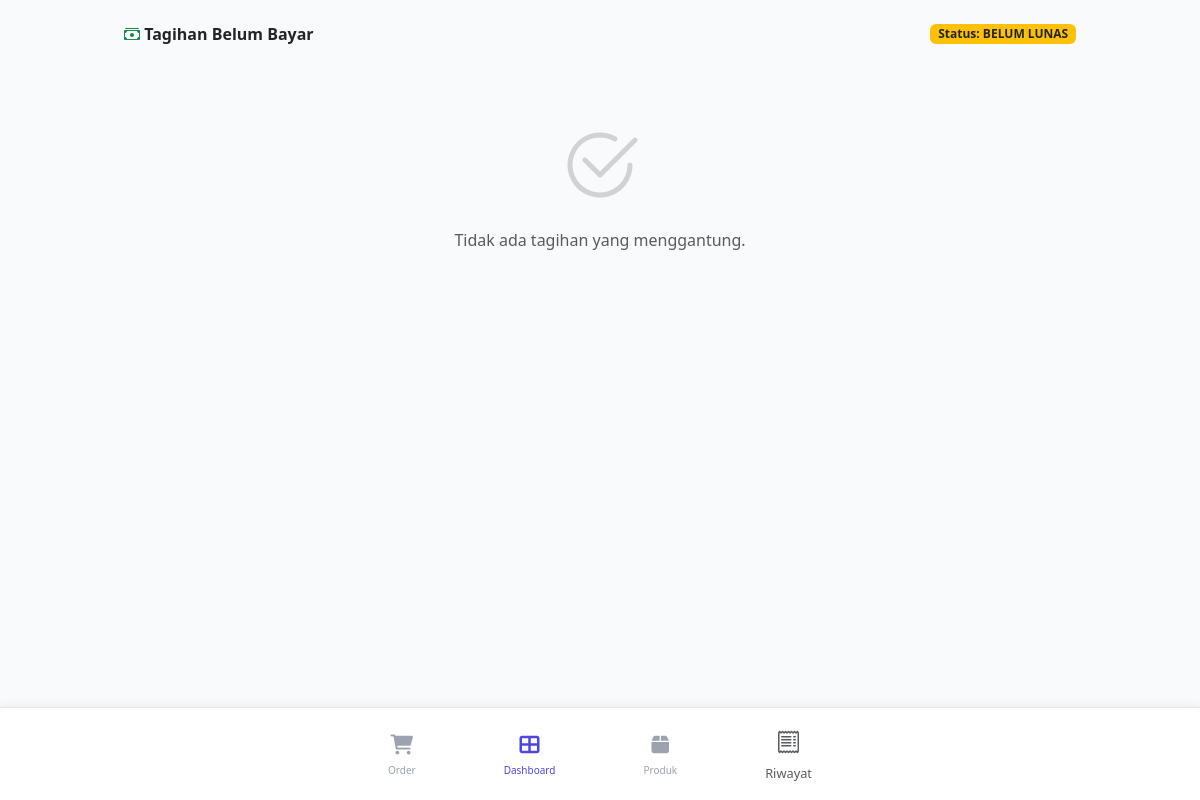
Page /penjualan/tagihan (signed in) on the earlier database version.
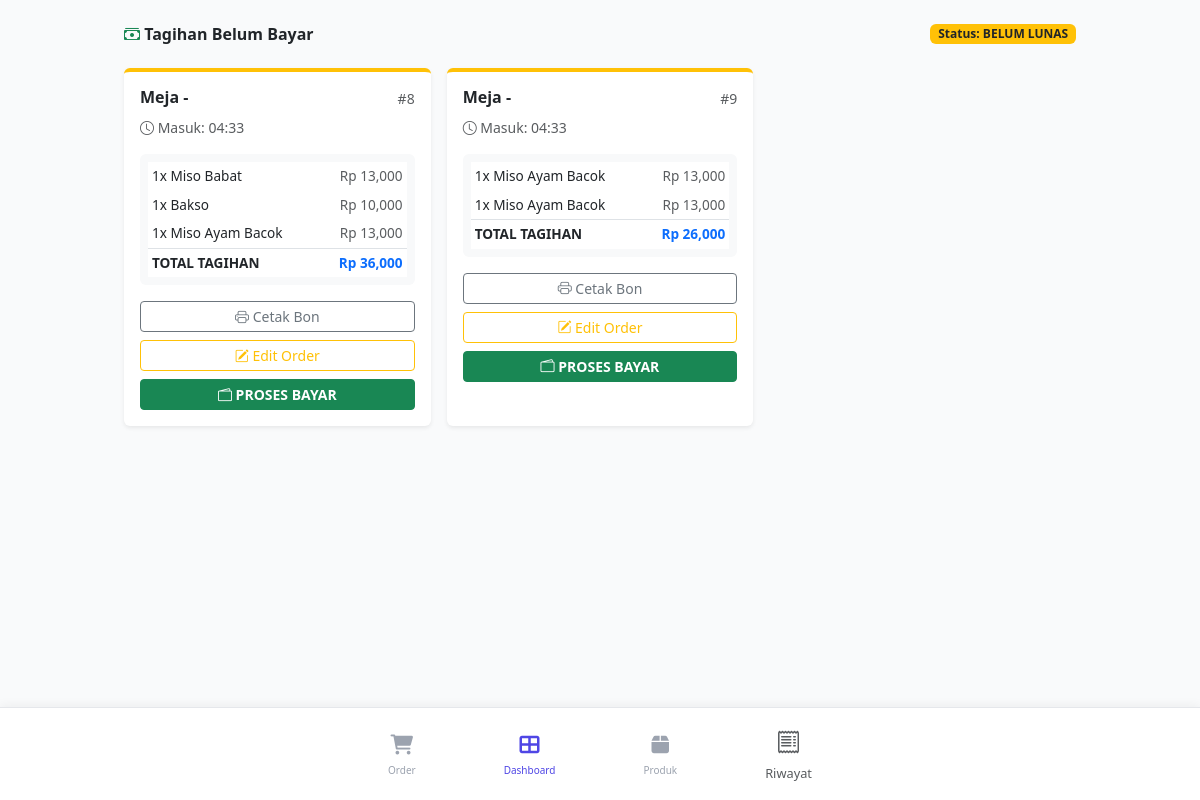
Same page on the later database version.
### models/penjualan.py (models this page shows, shortened)
class Penjualan(db.Model):
    __tablename__ = 'penjualan'
    id = db.Column(db.Integer, primary_key=True)
    tanggal = db.Column(db.DateTime, default=datetime.now)
    total_bayar = db.Column(db.Integer, nullable=False, default=0)
    bayar = db.Column(db.Integer, default=0) # Untuk mencatat uang tunai yang diterima
    kembalian = db.Column(db.Integer, default=0)
    user_id = db.Column(db.Integer, db.ForeignKey('users.id'), nullable=False)
    customer_id = db.Column(db.Integer, db.ForeignKey('customer.id'), nullable=True)
    meja_id = db.Column(db.Integer, db.ForeignKey('meja.id'), nullable=True) # Kaitan ke meja
    tipe_pesanan = db.Column(db.String(20)) # 'Take Away', 'Dine In', 'Reservasi'
    status = db.Column(db.String(20), default='Pending')# Lunas, Pending, dll
    user = db.relationship('User', backref='penjualan_user')
    customer = db.relationship('Customer', backref='penjualan_list')
    items = db.relationship('PenjualanDetail', backref='penjualan', lazy=True, cascade="all, delete-orphan")

### models/penjualan_detail.py (models this page shows, shortened)
class PenjualanDetail(db.Model):
    __tablename__ = 'penjualan_detail'
    id = db.Column(db.Integer, primary_key=True)
    penjualan_id = db.Column(db.Integer, db.ForeignKey('penjualan.id'), nullable=False)
    produk_id = db.Column(db.Integer, db.ForeignKey('produk.id'), nullable=False)
    qty = db.Column(db.Integer, nullable=False)
    harga_satuan = db.Column(db.Integer, nullable=False)
    varian = db.Column(db.String(50), nullable=True)
    is_ready = db.Column(db.Boolean, default=False) # Tambahkan ini
    @property
    def subtotal(self):
        return self.qty * self.harga_satuan

### models/produk_model.py (models this page shows, shortened)
class Produk(db.Model):
    __tablename__ = 'produk'
    id = db.Column(db.Integer, primary_key=True)
    kode = db.Column(db.String(20), unique=True)
    nama_produk = db.Column(db.String(100), nullable=False)
    kategori = db.Column(db.String(30), nullable=False)  # ganti ke 30 biar sesuai enum
    harga_jual = db.Column(db.Integer, nullable=False)
    harga_beli = db.Column(db.Integer, default=0)  # HPP final per pcs/mangkok
    harga_beli_supplier = db.Column(db.Integer, default=0)  # Khusus konsinyasi
    is_konsinyasi = db.Column(db.Boolean, default=False)  # True = titip, False = beli/resep
    gambar = db.Column(db.Text)  # tambahin field gambar
    resep = db.relationship('Resep', backref='produk', uselist=False, lazy=True)
    detail = db.relationship('PenjualanDetail', backref='produk', lazy=True)
    rekap_stok = db.relationship('Stok', back_populates='produk', uselist=False, cascade="all, delete-orphan")
    riwayat_stok = db.relationship('StokHarian', back_populates='produk', lazy=True)

### routers/penjualan_router.py (the view)
@penjualan.route('/tagihan')
@login_required
def daftar_tagihan():
    tagihan_aktif = Penjualan.query.filter_by(status='Belum Lunas').all()
    return render_template('penjualan/tagihan.html', orders=tagihan_aktif)

### templates/penjualan/tagihan.html (shortened to what this page needs)
{% extends "base.html" %}
{% block content %}
<div class="container mt-4 mb-5">
    <div class="d-flex justify-content-between align-items-center mb-4">
        <h4 class="fw-bold mb-0"><i class="bi bi-cash-stack text-success"></i> Tagihan Belum Bayar</h4>
        <span class="badge bg-warning text-dark">Status: BELUM LUNAS</span>
    </div>
    <div class="row g-3">
        {% for order in orders %}
        <div class="col-md-4 col-sm-6">
            <div class="card border-0 shadow-sm border-top border-4 border-warning h-100">
                <div class="card-body">
                    <div class="d-flex justify-content-between mb-2">
                        <h5 class="fw-bold mb-0">Meja {{ order.nomor_meja or '-' }}</h5>
                        <span class="text-muted small">#{{ order.id }}</span>
                    </div>
                    <div class="small text-muted mb-3">
                        <i class="bi bi-clock"></i> Masuk: {{ order.tanggal.strftime('%H:%M') }}
                    </div>
                    <div class="bg-light p-2 rounded mb-3">
                        <table class="table table-borderless table-sm mb-0" style="font-size: 0.85rem;">
                            {% for item in order.items %}
                            <tr>
                                <td>{{ item.qty }}x {{ item.produk.nama_produk }}</td>
                                <td class="text-end text-muted">Rp {{ "{:,}".format(item.subtotal or (item.qty * item.harga_satuan)) }}</td>
                            </tr>
                            {% endfor %}
                            <tr class="border-top">
                                <td class="fw-bold">TOTAL TAGIHAN</td>
                                <td class="text-end fw-bold text-primary">Rp {{ "{:,}".format(order.total_bayar) }}</td>
                            </tr>
                        </table>
                    </div>
                    <div class="d-grid gap-2">
                        <a href="{{ url_for('penjualan.cetak_nota', id=order.id) }}" target="_blank" class="btn btn-outline-secondary btn-sm">
                            <i class="bi bi-printer"></i> Cetak Bon
                        </a>
                        <a href="{{ url_for('penjualan.edit_nota', id=order.id) }}" class="btn btn-sm btn-outline-warning">
                            <i class="bi bi-pencil-square"></i> Edit Order
                        </a>
                        <a href="{{ url_for('penjualan.edit_nota', id=order.id) }}" class="btn btn-success btn-sm fw-bold">
                            <i class="bi bi-wallet2"></i> PROSES BAYAR
                        </a>
                    </div>
                </div>
            </div>
        </div>
        {% else %}
        <div class="col-12 text-center py-5">
            <i class="bi bi-check2-circle display-1 text-muted opacity-25"></i>
            <p class="text-muted mt-3">Tidak ada tagihan yang menggantung.</p>
        </div>
        {% endfor %}
    </div>
</div>
{% endblock %}

### templates/base.html (shortened to what this page needs)
<!DOCTYPE html>
<html lang="id">
<head>
    <script src="https://cdn.tailwindcss.com"></script>
    <link href="https://cdn.jsdelivr.net/npm/bootstrap@5.3.0/dist/css/bootstrap.min.css" rel="stylesheet">
    <link rel="stylesheet" href="https://cdn.jsdelivr.net/npm/bootstrap-icons@1.11.3/font/bootstrap-icons.min.css">
    <link rel="stylesheet" href="https://cdnjs.cloudflare.com/ajax/libs/font-awesome/6.0.0/css/all.min.css">
</head>
<body class="bg-gray-50">
    <div class="container mx-auto mt-6 px-4">
        {% block content %}{% endblock %}
    </div>
    <nav class="fixed bottom-0 left-0 right-0 bg-white border-t border-gray-200 shadow-[0_-2px_10px_rgba(0,0,0,0.05)] px-2 py-3 z-50">
        <div class="flex justify-around items-center max-w-lg mx-auto">
            <a href="{{ url_for('penjualan.index_kasir') }}" class="flex flex-col items-center text-gray-400 hover:text-indigo-600 transition group">
                <i class="fas fa-shopping-cart text-xl mb-1"></i>
                <span class="text-[10px] font-medium">Order</span>
            </a>
            <a href="{{ url_for('user.dashboard') }}" class="flex flex-col items-center text-indigo-600">
                <i class="fas fa-th-large text-xl mb-1"></i>
                <span class="text-[10px] font-medium">Dashboard</span>
            </a>
            <a href="{{ url_for('produk.list_produk') }}" class="flex flex-col items-center text-gray-400 hover:text-indigo-600 transition">
                <i class="fas fa-box text-xl mb-1"></i>
                <span class="text-[10px] font-medium">Produk</span>
            </a>
            <a href="{{ url_for('penjualan.riwayat_penjualan') }}" class="text-center text-decoration-none {% if request.endpoint == 'penjualan.riwayat_penjualan' %}text-primary fw-bold{% else %}text-muted{% endif %}">
                <i class="bi bi-receipt d-block fs-4"></i>
                <small>Riwayat</small>
            </a>
        </div>
    </nav>
</body>
</html>

### templates/base.html (style rules this page uses)
body { padding-bottom: 90px; }

Differences in the rows shown:
added Penjualan: nomor_meja "-", id "8", tanggal "04:33", total_bayar "36,000"
added PenjualanDetail: qty "1", produk.nama_produk "Miso Babat", item.subtotalor(item.qty*item.harga_satuan) "13,000", shown under "8"
added PenjualanDetail: qty "1", produk.nama_produk "Bakso", item.subtotalor(item.qty*item.harga_satuan) "10,000", shown under "8"
added PenjualanDetail: qty "1", produk.nama_produk "Miso Ayam Bacok", item.subtotalor(item.qty*item.harga_satuan) "13,000", shown under "8"
added Penjualan: nomor_meja "-", id "9", tanggal "04:33", total_bayar "26,000"
added PenjualanDetail: qty "1", produk.nama_produk "Miso Ayam Bacok", item.subtotalor(item.qty*item.harga_satuan) "13,000", shown under "9"
added PenjualanDetail: qty "1", produk.nama_produk "Miso Ayam Bacok", item.subtotalor(item.qty*item.harga_satuan) "13,000", shown under "9"
Other differences:
text no longer shown: "Tidak ada tagihan yang menggantung."
